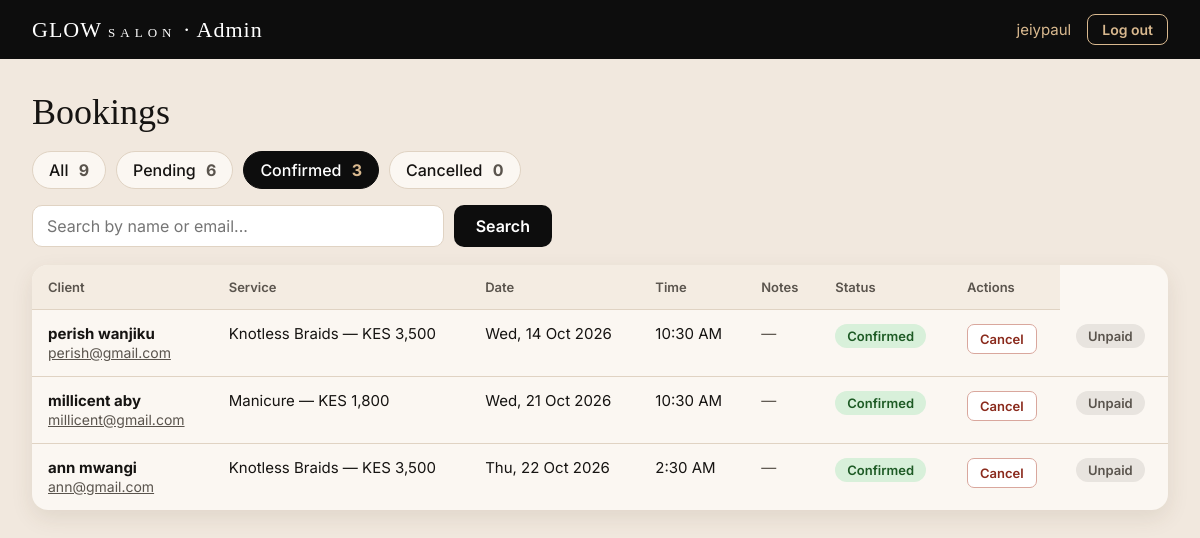
Screenshot of /dashboard/?status=confirmed (signed in) with the database file from the repository.
### Dashboard/models.py (models this page shows, shortened)
class Booking(models.Model):
    SERVICES = [
        ("braids", "Knotless Braids — KES 3,500"),
        ("manicure", "Manicure — KES 1,800"),
        ("haircare", "Natural Haircare — KES 2,500"),
    ]
    PRICES = {"braids": 3500, "manicure": 1800, "haircare": 2500}
    STATUS = [("pending", "Pending"), ("confirmed", "Confirmed"), ("cancelled", "Cancelled")]
    PAYMENT = [
        ("unpaid", "Unpaid"),
        ("pending", "Awaiting payment"),
        ("paid", "Paid"),
        ("failed", "Failed"),
    ]
    reference = models.UUIDField(default=uuid.uuid4, unique=True, editable=False)
    name = models.CharField(max_length=120)
    email = models.EmailField()
    service = models.CharField(max_length=20, choices=SERVICES)
    date = models.DateField()
    time = models.TimeField()
    notes = models.TextField(blank=True)
    status = models.CharField(max_length=10, choices=STATUS, default="pending")
    created_at = models.DateTimeField(auto_now_add=True)
    amount = models.PositiveIntegerField(default=0)
    payment_status = models.CharField(max_length=10, choices=PAYMENT, default="unpaid")
    mpesa_phone = models.CharField(max_length=15, blank=True)
    merchant_request_id = models.CharField(max_length=60, blank=True)
    checkout_request_id = models.CharField(max_length=60, blank=True, db_index=True)
    mpesa_receipt = models.CharField(max_length=30, blank=True)
    payment_note = models.CharField(max_length=200, blank=True)
    payment_requested_at = models.DateTimeField(null=True, blank=True)
    paid_at = models.DateTimeField(null=True, blank=True)
    class Meta:
        ordering = ["date", "time"]

### Dashboard/views.py (the view)
# urls.py: path("dashboard/", views.bookings_list, name="dashboard"),
@staff_member_required(login_url="dashboard_login")
def bookings_list(request):
    qs = Booking.objects.all()
    status = request.GET.get("status", "")
    q = request.GET.get("q", "").strip()
    if status in dict(Booking.STATUS):
        qs = qs.filter(status=status)
    if q:
        qs = qs.filter(Q(name__icontains=q) | Q(email__icontains=q))
    counts = {s: Booking.objects.filter(status=s).count() for s, _ in Booking.STATUS}
    counts["all"] = sum(counts.values())
    return render(request, "dashboard/bookings.html", {
        "bookings": qs,
        "counts": counts,
        "status": status,
        "q": q,
        "statuses": Booking.STATUS,
    })

### Dashboard/templates/dashboard/bookings.html (shortened to what this page needs)
{% load static %}
<!DOCTYPE html>
<html lang="en">
<head>
  <link rel="stylesheet" href="{% static 'dashboard.css' %}">
</head>
<body>
  <header class="topbar">
    <p class="topbar__brand">GLOW <span>SALON</span> · Admin</p>
    <div class="topbar__right">
      <span>{{ request.user.get_username }}</span>
      <form method="post" action="{% url 'dashboard_logout' %}">
        <button type="submit" class="btn-ghost">Log out</button>
      </form>
    </div>
  </header>
  <main class="wrap">
    <h1>Bookings</h1>
    <nav class="tabs" aria-label="Filter by status">
      <a href="{% url 'dashboard' %}" class="{% if not status %}is-active{% endif %}">All <b>{{ counts.all }}</b></a>
      {% for value, label in statuses %}
        <a href="?status={{ value }}" class="{% if status == value %}is-active{% endif %}">
          {{ label }} <b>{% if value == 'pending' %}{{ counts.pending }}{% elif value == 'confirmed' %}{{ counts.confirmed }}{% else %}{{ counts.cancelled }}{% endif %}</b>
        </a>
      {% endfor %}
    </nav>
    <form class="search" method="get">
      <input type="search" name="q" value="{{ q }}" placeholder="Search by name or email...">
      <button type="submit" class="btn-primary">Search</button>
    </form>
    <div class="table-wrap">
      <table>
        <thead>
          <tr>
            <th>Client</th><th>Service</th><th>Date</th><th>Time</th>
            <th>Notes</th><th>Status</th><th>Actions</th>
          </tr>
        </thead>
        <tbody>
          {% for b in bookings %}
          <tr>
            <td>
              <strong>{{ b.name }}</strong><br>
              <a href="mailto:{{ b.email }}">{{ b.email }}</a>
            </td>
            <td>{{ b.get_service_display }}</td>
            <td>{{ b.date|date:"D, d M Y" }}</td>
            <td>{{ b.time|time:"g:i A" }}</td>
            <td class="notes">{{ b.notes|default:"—" }}</td>
            <td><span class="badge badge--{{ b.status }}">{{ b.get_status_display }}</span></td>
            <td class="actions">
              <form method="post" action="{% url 'booking_status' b.pk %}">
                {% if b.status != 'cancelled' %}
                  <button name="status" value="cancelled" class="btn-sm btn-sm--no">Cancel</button>
                {% endif %}
              </form>
            </td>
            <td>
  <span class="badge badge--pay-{{ b.payment_status }}">{{ b.get_payment_status_display }}</span>
</td>
          </tr>
          {% empty %}
          <tr><td colspan="7" class="empty">No bookings found.</td></tr>
          {% endfor %}
        </tbody>
      </table>
    </div>
  </main>
</body>
</html>

### static/dashboard.css (style rules this page uses)
:root { --bg: #f1e8de; --card: #fbf7f2; --ink: #161412; --muted: #5a544d; --gold: #d9b98f; --dark: #0d0d0d; --line: #e0d3c3; --serif: "Playfair Display", Georgia, serif; --sans: "Inter", system-ui, -apple-system, "Segoe UI", Roboto, sans-serif; }
*, *::before, *::after { box-sizing: border-box; }
body { margin: 0; background: var(--bg); color: var(--ink); font-family: var(--sans); -webkit-font-smoothing: antialiased; }
a { color: inherit; }
h1 { font-family: var(--serif); font-weight: 500; font-size: 36px; margin: 0 0 18px; }
.btn-primary { background: var(--dark); color: #fff; border: 0; border-radius: 10px; padding: 11px 22px; font: 600 16px var(--sans); cursor: pointer; }
.btn-ghost { background: transparent; color: var(--gold); border: 1.5px solid var(--gold); border-radius: 8px; padding: 6px 14px; font: 600 14px var(--sans); cursor: pointer; }
.topbar { background: var(--dark); color: #fff; padding: 14px 32px; display: flex; justify-content: space-between; align-items: center; }
.topbar__brand { margin: 0; font-family: var(--serif); font-size: 22px; letter-spacing: 1px; }
.topbar__brand span { font-size: 13px; letter-spacing: 5px; }
.topbar__right { display: flex; align-items: center; gap: 16px; font-size: 15px; color: var(--gold); }
.topbar__right form { margin: 0; }
.wrap { max-width: 1280px; margin: 0 auto; padding: 32px; }
.tabs { display: flex; gap: 10px; flex-wrap: wrap; margin-bottom: 16px; }
.tabs a { text-decoration: none; padding: 8px 16px; border-radius: 999px; background: var(--card); border: 1.5px solid var(--line); font-weight: 500; }
.tabs a b { margin-left: 6px; color: var(--muted); }
.tabs a.is-active { background: var(--dark); color: #fff; border-color: var(--dark); }
.tabs a.is-active b { color: var(--gold); }
.search { display: flex; gap: 10px; margin-bottom: 18px; max-width: 520px; }
.search input { flex: 1; padding: 10px 14px; font: 16px var(--sans); border: 1.5px solid var(--line); border-radius: 10px; background: #fff; }
.table-wrap { background: var(--card); border-radius: 16px; box-shadow: 0 8px 22px rgba(80, 55, 30, .10); overflow-x: auto; }
table { width: 100%; border-collapse: collapse; min-width: 900px; }
th, td { padding: 14px 16px; text-align: left; vertical-align: top; border-bottom: 1px solid var(--line); font-size: 15px; }
th { font-size: 13px; color: var(--muted); font-weight: 600; background: #f4ece2; }
tbody tr:last-child td { border-bottom: 0; }
td a { color: var(--muted); font-size: 14px; }
.notes { max-width: 220px; color: var(--muted); }
.badge { display: inline-block; padding: 4px 12px; border-radius: 999px; font-size: 13px; font-weight: 600; }
.badge--confirmed { background: #d8f0da; color: #1d5a24; }
.actions form { display: flex; gap: 6px; margin: 0; }
.btn-sm { border: 0; border-radius: 7px; padding: 6px 12px; font: 600 13px var(--sans); cursor: pointer; }
.btn-sm--no { background: #fff; color: #8a2a1c; border: 1.5px solid #d9a79d; }
.badge--pay-unpaid { background: #e8e4df; color: #5a544d; }

### rows the page displays
Booking: status "Confirmed", confirmed "3", name "perish wanjiku", email "perish@gmail.com", service "Knotless Braids — KES 3,500", date "Wed, 14 Oct 2026", time "10:30 AM", notes "—", shows "Cancel", payment_status "Unpaid"
Booking: name "millicent aby", email "millicent@gmail.com", service "Manicure — KES 1,800", date "Wed, 21 Oct 2026", time "10:30 AM", notes "—", status "Confirmed", shows "Cancel", payment_status "Unpaid"
Booking: name "ann mwangi", email "ann@gmail.com", service "Knotless Braids — KES 3,500", date "Thu, 22 Oct 2026", time "2:30 AM", notes "—", status "Confirmed", shows "Cancel", payment_status "Unpaid"

### other values shown
{{ request.user.get_username }} "jeiypaul"
{{ counts.all }} "9"
{{ label }} "Pending" "Cancelled"
{{ counts.pending }} "6"
{{ counts.cancelled }} "0"
